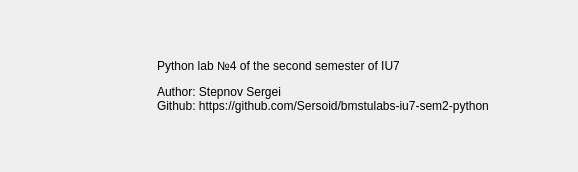
<?xml version="1.0" encoding="UTF-8"?>
<ui version="4.0">
 <class>mainWindow</class>
 <widget class="QMainWindow" name="mainWindow">
  <property name="geometry">
   <rect>
    <x>0</x>
    <y>0</y>
    <width>578</width>
    <height>172</height>
   </rect>
  </property>
  <property name="minimumSize">
   <size>
    <width>578</width>
    <height>172</height>
   </size>
  </property>
  <property name="maximumSize">
   <size>
    <width>578</width>
    <height>172</height>
   </size>
  </property>
  <property name="windowTitle">
   <string>About</string>
  </property>
  <property name="windowIcon">
   <iconset>
    <normaloff>logo.png</normaloff>logo.png</iconset>
  </property>
  <widget class="QWidget" name="mainWidget">
   <layout class="QGridLayout" name="gridLayout">
    <item row="1" column="1">
     <widget class="QLabel" name="labelLogo">
      <property name="minimumSize">
       <size>
        <width>128</width>
        <height>128</height>
       </size>
      </property>
      <property name="maximumSize">
       <size>
        <width>128</width>
        <height>128</height>
       </size>
      </property>
      <property name="text">
       <string/>
      </property>
      <property name="scaledContents">
       <bool>true</bool>
      </property>
     </widget>
    </item>
    <item row="1" column="2">
     <widget class="QLabel" name="labelAbout">
      <property name="minimumSize">
       <size>
        <width>400</width>
        <height>128</height>
       </size>
      </property>
      <property name="maximumSize">
       <size>
        <width>400</width>
        <height>128</height>
       </size>
      </property>
      <property name="text">
       <string>&lt;html&gt;
    &lt;head&gt;
    &lt;/head&gt;
    &lt;body&gt;
        &lt;p&gt;Python lab №4 of the second semester of IU7&lt;/p&gt;
        Author: Stepnov Sergei
        &lt;br&gt;
        Github: https://github.com/Sersoid/bmstulabs-iu7-sem2-python
    &lt;/body&gt;
&lt;/html&gt;</string>
      </property>
      <property name="textFormat">
       <enum>Qt::AutoText</enum>
      </property>
      <property name="scaledContents">
       <bool>false</bool>
      </property>
     </widget>
    </item>
    <item row="1" column="0">
     <spacer name="horizontalSpacer">
      <property name="orientation">
       <enum>Qt::Horizontal</enum>
      </property>
      <property name="sizeType">
       <enum>QSizePolicy::Fixed</enum>
      </property>
      <property name="sizeHint" stdset="0">
       <size>
        <width>10</width>
        <height>0</height>
       </size>
      </property>
     </spacer>
    </item>
    <item row="2" column="1" colspan="2">
     <spacer name="verticalSpacer">
      <property name="orientation">
       <enum>Qt::Vertical</enum>
      </property>
      <property name="sizeType">
       <enum>QSizePolicy::Fixed</enum>
      </property>
      <property name="sizeHint" stdset="0">
       <size>
        <width>0</width>
        <height>10</height>
       </size>
      </property>
     </spacer>
    </item>
    <item row="0" column="1" colspan="2">
     <spacer name="verticalSpacer_2">
      <property name="orientation">
       <enum>Qt::Vertical</enum>
      </property>
      <property name="sizeType">
       <enum>QSizePolicy::Fixed</enum>
      </property>
      <property name="sizeHint" stdset="0">
       <size>
        <width>0</width>
        <height>10</height>
       </size>
      </property>
     </spacer>
    </item>
    <item row="1" column="3">
     <spacer name="horizontalSpacer_2">
      <property name="orientation">
       <enum>Qt::Horizontal</enum>
      </property>
      <property name="sizeType">
       <enum>QSizePolicy::Fixed</enum>
      </property>
      <property name="sizeHint" stdset="0">
       <size>
        <width>10</width>
        <height>0</height>
       </size>
      </property>
     </spacer>
    </item>
   </layout>
  </widget>
 </widget>
 <resources/>
 <connections/>
</ui>
